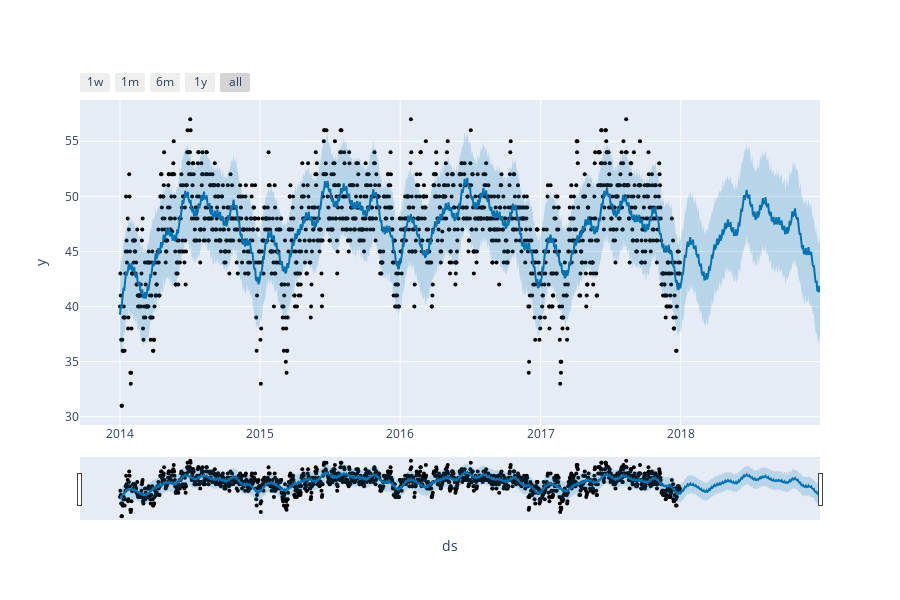

This figure's notebook cell:
### Code cell
plot_plotly(model,forecast)

### Figure 1 — Plotly figure (JSON) as saved in the notebook; plotly's stock layout.template omitted (floating-point values rounded to 4 significant figures; data arrays with more than 128 entries replaced by an {"elided": "..."} marker saying what was removed)
{"data": [{"marker": {"color": "black", "size": 4}, "mode": "markers", "name": "Actual", "type": "scatter", "x": {"elided": "1460 str values"}, "y": {"elided": "1460 float values"}}, {"hoverinfo": "skip", "line": {"width": 0}, "mode": "lines", "type": "scatter", "x": {"elided": "1825 str values"}, "y": {"elided": "1825 float values"}}, {"fill": "tonexty", "fillcolor": "rgba(0, 114, 178, 0.2)", "line": {"color": "#0072B2", "width": 2}, "mode": "lines", "name": "Predicted", "type": "scatter", "x": {"elided": "1825 str values"}, "y": {"elided": "1825 float values"}}, {"fill": "tonexty", "fillcolor": "rgba(0, 114, 178, 0.2)", "hoverinfo": "skip", "line": {"width": 0}, "mode": "lines", "type": "scatter", "x": {"elided": "1825 str values"}, "y": {"elided": "1825 float values"}}], "layout": {"height": 600, "showlegend": false, "width": 900, "xaxis": {"autorange": true, "range": ["2013-09-18 18:30:51.4286", "2018-12-30"], "rangeselector": {"buttons": [{"count": 7, "label": "1w", "step": "day", "stepmode": "backward"}, {"count": 1, "label": "1m", "step": "month", "stepmode": "backward"}, {"count": 6, "label": "6m", "step": "month", "stepmode": "backward"}, {"count": 1, "label": "1y", "step": "year", "stepmode": "backward"}, {"step": "all"}]}, "rangeslider": {"autorange": true, "range": ["2013-09-18 18:30:51.4286", "2018-12-30"], "visible": true, "yaxis": {"_template": null, "rangemode": "match"}}, "title": {"text": "ds"}, "type": "date"}, "yaxis": {"autorange": true, "range": [29.25, 58.75], "title": {"text": "y"}, "type": "linear"}}}
